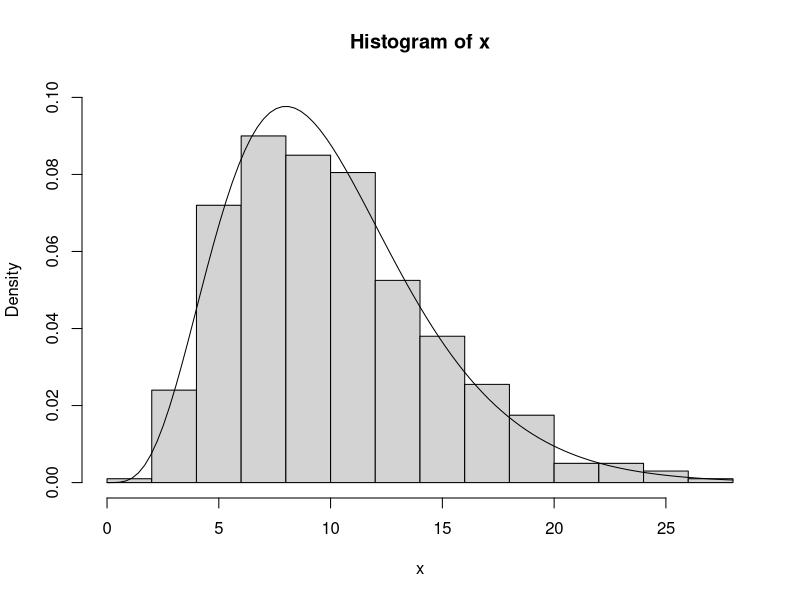

R code for this plot: (Note: this script raises an error after producing the figure.)
## ---- chunk 1
draws = 1000
k = 10
x = rep(NA,draws)
for (j in 1:draws){x[j]=sum(rnorm(10)^2)}
h = hist(x,plot=F)
ylim = range(0,h$density,0.10)
hist(x,freq=F,ylim=ylim)
curve(dchisq(x,df=k),add=TRUE)
## ---- chunk 2
df        = subset(gss,vote20 %in% c(1,2) & degree %in% c(0:4),select=c("vote20","degree"))
CrossTable(df$degree,df$vote20,prop.r = FALSE,prop.c = FALSE,prop.chisq = FALSE,prop.t=FALSE)
## ---- chunk 3
chisq.test(df$degree,df$vote20)
## ---- chunk 4
votegun   = subset(gss,
                   vote20 %in% c(1,2) &
                   owngun %in% c(1,2),
                   select = c("vote20","owngun"))
votegun$vote20 = ifelse(votegun$vote20==1,1,0)
votegun$owngun = ifelse(votegun$owngun==1,1,0)
t.test(votegun$vote20~votegun$owngun)
## ---- chunk 5
chisq.test(votegun$vote20,votegun$owngun)
## ---- chunk 6
CrossTable(votegun$vote20,votegun$owngun,prop.r = FALSE,prop.c = FALSE,prop.chisq = FALSE,prop.t=FALSE)
## ---- chunk 7
binom.test(16,40)
